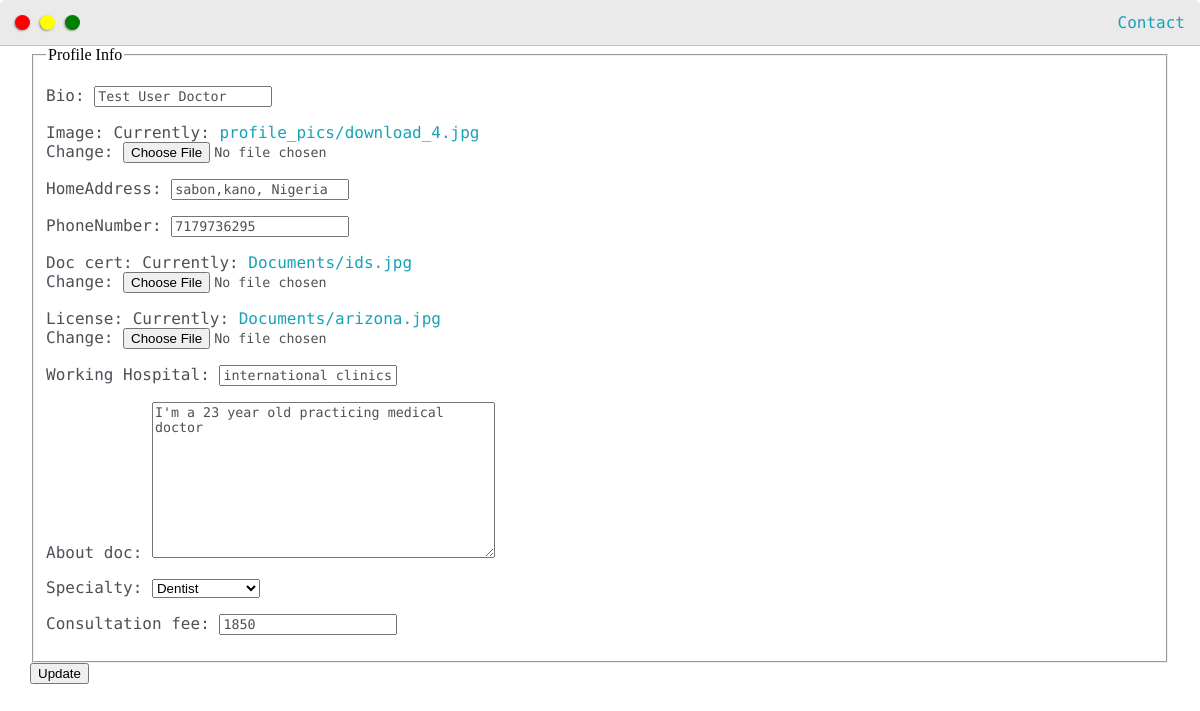
Page /profiles/doctorupdateprofile/ (signed in) on the earlier database version.
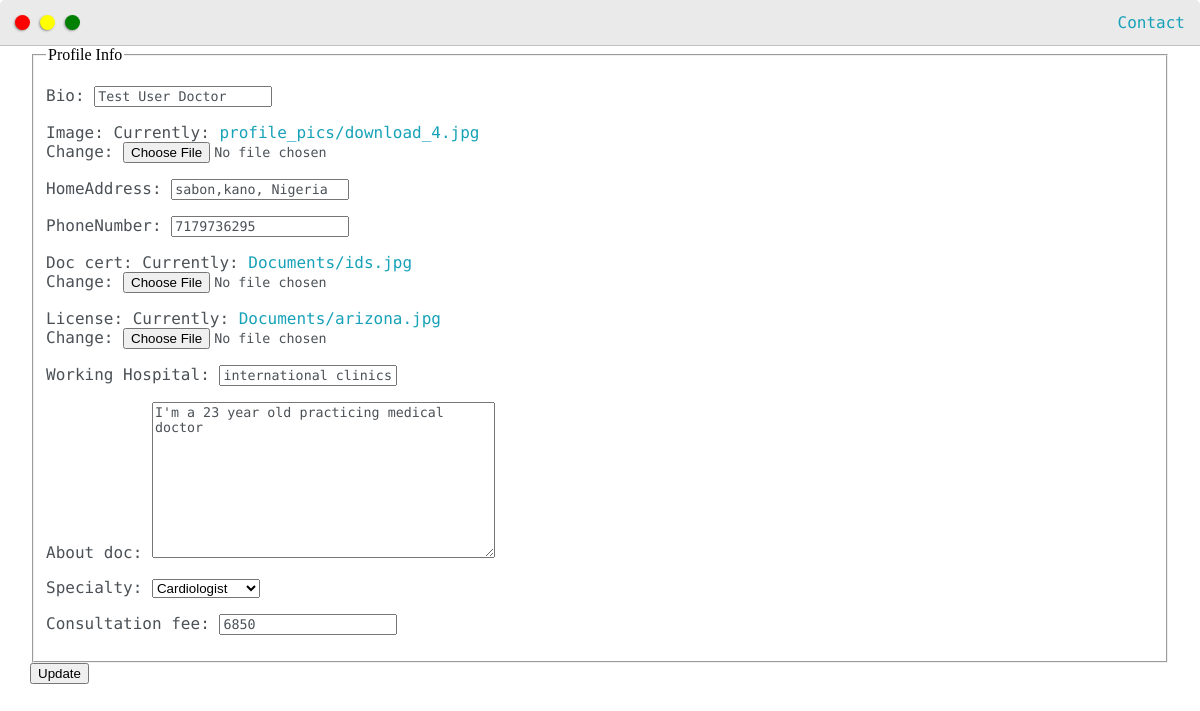
Same page on the later database version.
### userprofiles/models.py (models this page shows, shortened)
class Doctorprofile(models.Model):
    user = models.OneToOneField(User, on_delete=models.CASCADE)
    bio = models.CharField(max_length=150)
    verified = models.BooleanField(default=False)
    image = models.ImageField(default='default.jpg', upload_to='profile_pics')
    homeAddress = models.CharField(max_length=101, default='Nigeria')
    phoneNumber = models.CharField(max_length=11, default= 123)
    doc_cert = models.ImageField(default = 'Document.png', upload_to='Documents')
    license = models.ImageField(default ='Document.png', upload_to='Documents')
    working_Hospital = models.CharField(max_length=150)
    about_doc = models.TextField(default='Tell us About yourself Doc!')
    specialty = models.CharField(max_length=100, default="Doc", choices=SPECTIALTIES)
    rating = models.IntegerField(default=0)
    consultation_fee = models.IntegerField(default=1000)

### userprofiles/views.py (the view)
# urls.py: path('doctorupdateprofile/', views.doctorupdateform, name='doctorupdate'),
def doctorupdateform(request):
    doctor = Doctorprofile.objects.get(user=request.user)
    print(request.user)
    if request.method == "POST":
        updateform = DoctorProfileUpdateForm(request.POST, request.FILES, instance=doctor)
        if updateform.is_valid():
            updateform.save()
            messages.success(request, f'Account Update Successful!')
            return redirect('verify')
    else:
        updateform = DoctorProfileUpdateForm(instance=doctor)
    context = {'form': updateform}
    return render(request, 'userauth/doctorprofileupdate.html', context)

### userprofiles/forms.py
class DoctorProfileUpdateForm(forms.ModelForm):
    class Meta:
        model = Doctorprofile
        fields = ['bio', 'image', 'homeAddress',
                  'phoneNumber', 'doc_cert', 'license', 'working_Hospital',
                  'about_doc', 'specialty', 'consultation_fee']

### userauth/templates/userauth/doctorprofileupdate.html (shortened to what this page needs)
{% extends 'userauth/base.html' %}
{% load static %}
    {% block content %}
        <div>
            <form method="POST" enctype="multipart/form-data">
                <fieldset class="form-group">
                    <legend class="border-bottom mb-4">Profile Info</legend>
                    {{ form.as_p }}
                </fieldset>
                <div class="form-group">
                    <button class="btn btn-outline-info" type="submit">Update</button>
                </div>
            </form>
        </div>
    {% endblock content %}

### userauth/templates/userauth/base.html (shortened to what this page needs)
{% load static %}
<html lang="en">
<head>
    <link rel="stylesheet" type="text/css" href="{% static 'style.css' %}">
</head>
<body>
    <div class="nav-wrapper">
        <div class="dots-wrapper">
            <div id= "dot-1" class="browser-dot"></div>
            <div id= "dot-2" class="browser-dot"></div>
            <div id= "dot-3" class="browser-dot"></div>
        </div>
        <ul id="navigation">
            <li><a href="#">Contact</a></li>
        </ul>
    </div>
    <div class="main-container">
        {% block content %}
        {% endblock content %}
    </div>
</body>

### userauth/static/style.css (style rules this page uses)
:root { --mainColor: #eaeaea; --secondaryColor: #fff; --borderColor: #c1c1c1; --previewShadow: #f0ead6; --buttonColor: black; --mainText: black; --secondaryText: #4b5156; --thermeDotBorder: #24292e; --previewBg:rgb(251, 249, 243, 0.8) }
html, body { padding: 0; margin: 0; }
body * { transition: 1.5s; }
p, li, span, label, input, textarea { color: var(--secondaryText); font-family: 'Roboto Mono', monospace; }
a { text-decoration: none; color: #17a2b8; }
ul { list-style: none; }
.main-container { width: 1200px; margin: 0 auto; }
.nav-wrapper { border-radius: 5px 5px 0 0; grid-area: nav-wrapper; border-bottom: 1px solid var(--borderColor); display: flex; justify-content: space-between; align-items: center; background-color: var(--mainColor); }
#navigation { margin:0; padding: 10px; }
#navigation li { display: inline-block; margin-right: 5px; margin-left: 5px; }
.dots-wrapper { display: flex; padding: 10px; }
#dot-1 { background-color: red; }
#dot-2 { background-color: yellow; }
#dot-3 { background-color: green; }
.browser-dot { background-color: black; height: 15px; width: 15px; border-radius: 50%; margin: 5px; -webkit-box-shadow: -1px 1px 3px -1px rgba(0,0,0,0.75); -moz-box-shadow: -1px 1px 3px -1px rgba(0,0,0,0.75); box-shadow: -1px 1px 3px -1px rgba(0,0,0,0.75); }
@media screen and (max-width: 1200px) { .main-container { width: 95%; } }

Differences in the rows shown:
changed Doctorprofile "Test User Doctor": specialty "Dentist" → "Cardiologist"; consultation_fee "1850" → "6850"
